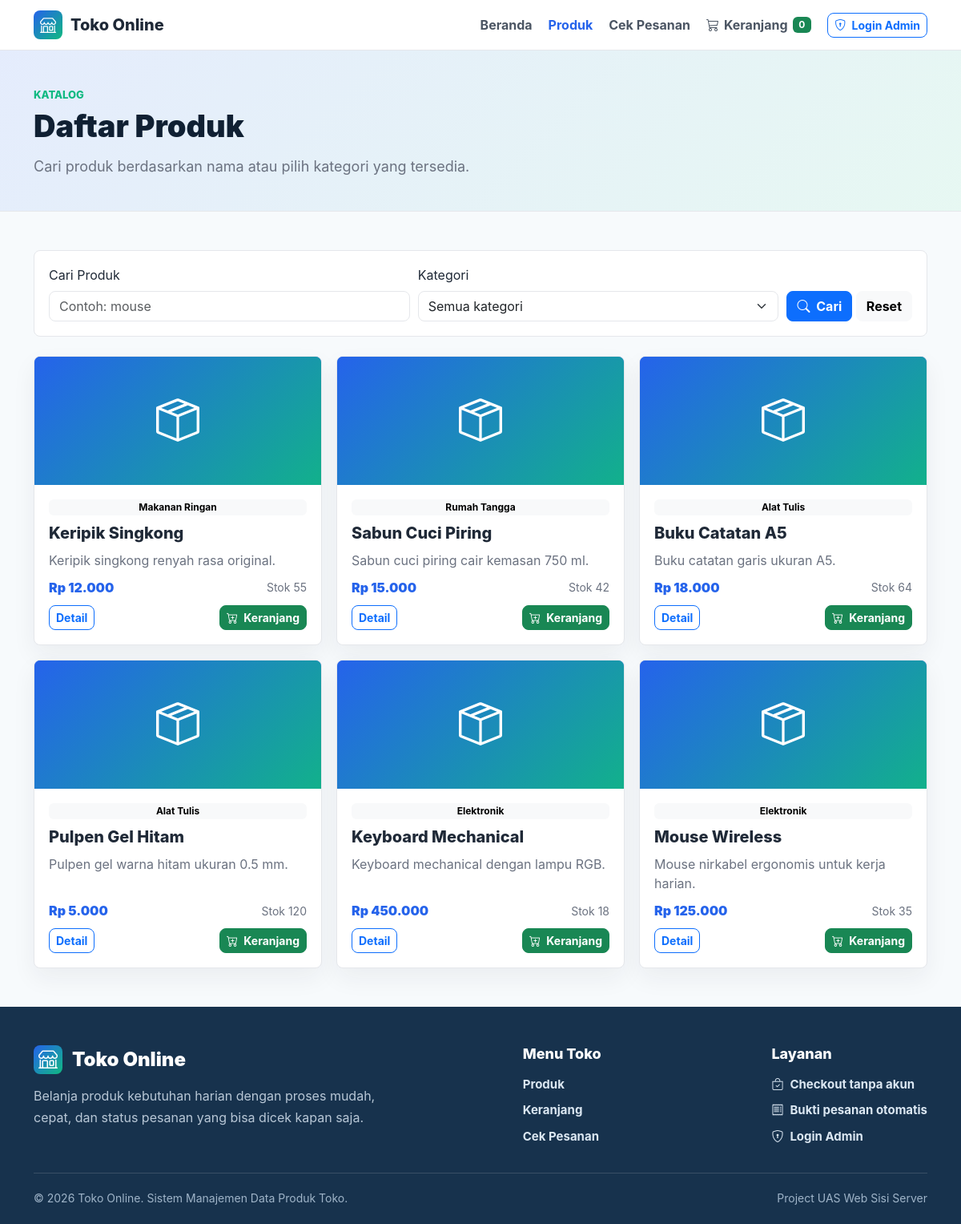
Screenshot of /user/produk.php with the database file from the repository.
### tables this page shows
CREATE TABLE produk (
    id INT AUTO_INCREMENT PRIMARY KEY,
    nama_produk VARCHAR(150) NOT NULL,
    kategori_id INT NOT NULL,
    harga DECIMAL(12,2) NOT NULL DEFAULT 0,
    stok INT NOT NULL DEFAULT 0,
    deskripsi TEXT,
    created_at TIMESTAMP DEFAULT CURRENT_TIMESTAMP,
    CONSTRAINT fk_produk_kategori
        FOREIGN KEY (kategori_id) REFERENCES kategori(id)
        ON UPDATE CASCADE
        ON DELETE RESTRICT
);

CREATE TABLE kategori (
    id INT AUTO_INCREMENT PRIMARY KEY,
    nama_kategori VARCHAR(100) NOT NULL,
    deskripsi TEXT,
    created_at TIMESTAMP DEFAULT CURRENT_TIMESTAMP
);

### config/database.php (called while the page is built, shortened)
<?php
function e($value)
{
    return htmlspecialchars((string) $value, ENT_QUOTES, 'UTF-8');
}
function rupiah($angka)
{
    return 'Rp ' . number_format((float) $angka, 0, ',', '.');
}
function short_text($text, $length = 90)
{
    $text = trim((string) $text);
    if (strlen($text) <= $length) {
        return $text;
    }
    return substr($text, 0, $length) . '...';
}
function prepared_query($conn, $sql, $types = '', array $params = [])
{
    $stmt = mysqli_prepare($conn, $sql);
    mysqli_stmt_execute($stmt);
    return mysqli_stmt_get_result($stmt);
}

### user/produk.php (the view, shortened to what this page needs)
<?php
require_once __DIR__ . '/../templates/user_header.php';
$keyword = trim($_GET['q'] ?? '');
$sql = 'SELECT produk.id, produk.nama_produk, produk.harga, produk.stok, produk.deskripsi, kategori.nama_kategori
        FROM produk
        LEFT JOIN kategori ON kategori.id = produk.kategori_id
        WHERE 1 = 1';
$types = '';
$params = [];
$sql .= ' ORDER BY produk.id DESC';
$produkResult = prepared_query($conn, $sql, $types, $params);
?>
<section class="page-hero compact">
    <div class="container">
        <span class="section-label">Katalog</span>
        <h1>Daftar Produk</h1>
        <p>Cari produk berdasarkan nama atau pilih kategori yang tersedia.</p>
    </div>
</section>
<section class="shop-section">
    <div class="container">
        <form method="get" class="filter-bar">
            <div>
                <label for="q" class="form-label">Cari Produk</label>
                <input type="text" name="q" id="q" class="form-control" value="<?= e($keyword); ?>" placeholder="Contoh: mouse">
            </div>
            <div>
                <label for="kategori_id" class="form-label">Kategori</label>
                <select name="kategori_id" id="kategori_id" class="form-select">
                    <option value="0">Semua kategori</option>
                </select>
            </div>
            <div class="filter-actions">
                <button type="submit" class="btn btn-primary">
                    <i class="bi bi-search me-1"></i> Cari
                </button>
                <a href="<?= BASE_URL; ?>user/produk.php" class="btn btn-light">Reset</a>
            </div>
        </form>
        <div class="product-grid mt-4">
            <?php if (mysqli_num_rows($produkResult) > 0): ?>
                <?php while ($produk = mysqli_fetch_assoc($produkResult)): ?>
                    <article class="product-card">
                        <div class="product-visual">
                            <i class="bi bi-box-seam"></i>
                        </div>
                        <div class="product-body">
                            <span class="badge text-bg-light"><?= e($produk['nama_kategori'] ?? 'Tanpa Kategori'); ?></span>
                            <h3><?= e($produk['nama_produk']); ?></h3>
                            <p><?= e(short_text($produk['deskripsi'], 85)); ?></p>
                            <div class="product-meta">
                                <strong><?= rupiah($produk['harga']); ?></strong>
                                <span>Stok <?= (int) $produk['stok']; ?></span>
                            </div>
                            <div class="product-actions">
                                <a href="<?= BASE_URL; ?>user/detail_produk.php?id=<?= $produk['id']; ?>" class="btn btn-outline-primary btn-sm">Detail</a>
                                <form action="<?= BASE_URL; ?>user/tambah_keranjang.php" method="post">
                                    <button type="submit" class="btn btn-success btn-sm" <?= (int) $produk['stok'] <= 0 ? 'disabled' : ''; ?>>
                                        <i class="bi bi-cart-plus me-1"></i> Keranjang
                                    </button>
                                </form>
                            </div>
                        </div>
                    </article>
                <?php endwhile; ?>
            <?php endif; ?>
        </div>
    </div>
</section>
<?php require_once __DIR__ . '/../templates/user_footer.php'; ?>

### assets/css/style.css (style rules this page uses)
:root { --bg: #f4f6fa; --surface: #ffffff; --ink: #1f2937; --muted: #6b7280; --line: #e5e7eb; --primary: #2563eb; --sidebar: #17324d; --sidebar-soft: #21445f; --accent: #10b981; }
* { box-sizing: border-box; }
body { min-height: 100vh; color: var(--ink); background: var(--bg); font-family: "Inter", "Segoe UI", Arial, sans-serif; }
a { text-decoration: none; }
.section-label { display: inline-block; margin-bottom: 8px; color: var(--accent); font-size: 13px; font-weight: 800; text-transform: uppercase; }
.btn { border-radius: 8px; font-weight: 700; }
.form-control, .form-select { border-color: var(--line); border-radius: 8px; }
.user-site { background: #f7fafc; }
.shop-hero h1, .page-hero h1 { margin: 0; color: #102033; font-size: 48px; font-weight: 900; line-height: 1.08; }
.shop-hero p, .page-hero p { margin: 16px 0 0; color: var(--muted); font-size: 18px; }
.page-hero { padding: 64px 0; background: linear-gradient(135deg, rgba(37, 99, 235, 0.12), rgba(16, 185, 129, 0.1)), #ffffff; border-bottom: 1px solid var(--line); }
.page-hero.compact { padding: 42px 0; }
.page-hero.compact h1 { font-size: 38px; }
.shop-section { padding: 48px 0; }
.category-grid, .product-grid, .feature-grid { display: grid; gap: 18px; }
.product-grid { grid-template-columns: repeat(3, minmax(0, 1fr)); }
.category-card, .product-card, .feature-card, .checkout-form, .checkout-summary, .cart-table, .receipt-card, .order-result-card { background: #ffffff; border: 1px solid var(--line); border-radius: 8px; box-shadow: 0 12px 30px rgba(31, 41, 55, 0.06); }
.product-card { display: flex; flex-direction: column; overflow: hidden; }
.product-visual, .product-detail-visual { display: grid; place-items: center; min-height: 160px; color: #ffffff; background: linear-gradient(135deg, rgba(37, 99, 235, 0.96), rgba(16, 185, 129, 0.9)), #2563eb; font-size: 54px; }
.product-body { display: flex; flex: 1; flex-direction: column; gap: 10px; padding: 18px; }
.product-body h3 { margin: 0; font-size: 20px; font-weight: 850; }
.product-body p { flex: 1; margin: 0; color: var(--muted); }
.product-meta, .product-actions, .filter-bar, .qty-form, .receipt-header, .receipt-actions { display: flex; align-items: center; gap: 10px; }
.product-meta, .product-actions, .receipt-header { justify-content: space-between; }
.product-meta strong, .detail-price { color: var(--primary); font-weight: 900; }
.product-meta span { color: var(--muted); font-size: 14px; }
.product-actions form { margin: 0; }
.filter-bar { align-items: end; padding: 18px; background: #ffffff; border: 1px solid var(--line); border-radius: 8px; }
.filter-bar > div { flex: 1; }
.filter-actions { flex: 0 0 auto !important; }

### rows the page displays
produk: kategori.nama_kategori "Makanan Ringan", nama_produk "Keripik Singkong", deskripsi "Keripik singkong renyah rasa original.", harga "Rp 12.000", stok "55"
produk: kategori.nama_kategori "Rumah Tangga", nama_produk "Sabun Cuci Piring", deskripsi "Sabun cuci piring cair kemasan 750 ml.", harga "Rp 15.000", stok "42"
produk: kategori.nama_kategori "Alat Tulis", nama_produk "Buku Catatan A5", deskripsi "Buku catatan garis ukuran A5.", harga "Rp 18.000", stok "64"
produk: kategori.nama_kategori "Alat Tulis", nama_produk "Pulpen Gel Hitam", deskripsi "Pulpen gel warna hitam ukuran 0.5 mm.", harga "Rp 5.000", stok "120"
produk: kategori.nama_kategori "Elektronik", nama_produk "Keyboard Mechanical", deskripsi "Keyboard mechanical dengan lampu RGB.", harga "Rp 450.000", stok "18"
produk: kategori.nama_kategori "Elektronik", nama_produk "Mouse Wireless", deskripsi "Mouse nirkabel ergonomis untuk kerja harian.", harga "Rp 125.000", stok "35"

### other values shown
get_cart_count() "0"
